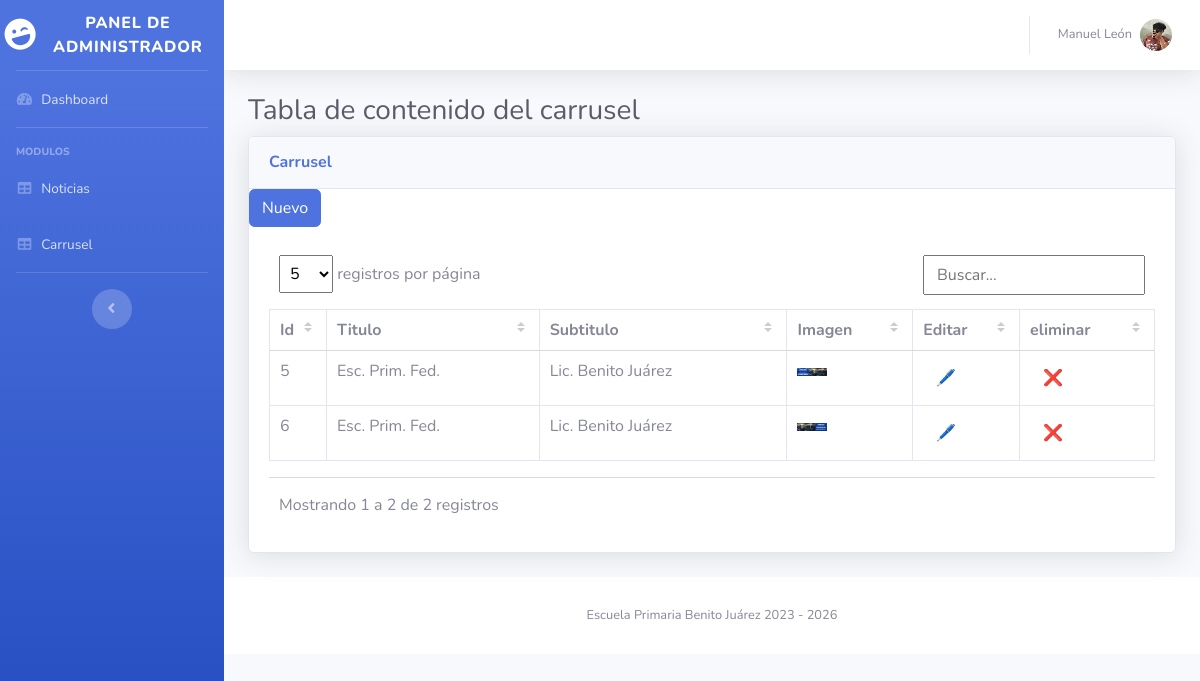
The page /panel/carrusel (signed in) on the database its author committed.
### tables this page shows
CREATE TABLE `carrusel` (
  `id` int NOT NULL,
  `titulo` varchar(50) NOT NULL,
  `subtitulo` varchar(50) NOT NULL,
  `imagen` varchar(50) NOT NULL
);

### panel/controladores/plantilla.controlador.php (called while the page is built)
<?php
class ControladorPlantilla{
    public function ctrPlantilla(){
        include "vistas/plantilla.php";
    }
}

### panel/index.php (called while the page is built, shortened)
<?php
    require_once "controladores/plantilla.controlador.php";
    require_once 'controladores/carrusel.controlador.php';
    require_once 'controladores/usuarios.controlador.php';
    require_once 'modelos/carrusel.modelo.php';
    $plantilla = new ControladorPlantilla();
    $plantilla->ctrPlantilla();

### panel/controladores/carrusel.controlador.php (called while the page is built, shortened)
<?php
class ControladorCarrusel
{
    static public function ctrMostrarCarrusel($item)
    {
        $tabla = 'carrusel';
        $respuesta = ModeloCarrusel::mdlMostrarCarrusel($tabla, $item);
        return $respuesta;
    }
}

### panel/modelos/conexion.php (called while the page is built)
<?php
class Conexion
{
    public static function start()
    {
        try {
            return new PDO('mysql:host=localhost;dbname=primaria', 'root', 'root');
        } catch (PDOException $error) {
            die($error->getMessage());
        }
    }
}

### panel/modelos/carrusel.modelo.php (called while the page is built, shortened)
<?php
require_once 'conexion.php';
class ModeloCarrusel
{
    static public function mdlMostrarCarrusel($tabla, $item)
    {
        if ($item != null) {
            $query = Conexion::start()->prepare("SELECT * FROM $tabla
            WHERE id = '$item'");
            $query->execute();
            return $query->fetch();
        } else {
            $query = Conexion::start()->prepare("SELECT * FROM $tabla");
            $query->execute();
            return $query->fetchAll(PDO::FETCH_OBJ);
        }
    }
}

### panel/vistas/modulos/carrusel.php (the view, shortened to what this page needs)
<div class="container-fluid">
    <h1 class="h3 mb-2 text-gray-800">Tabla de contenido del carrusel</h1>
    <div class="card shadow mb-4">
        <div class="card-header py-3">
            <h6 class="m-0 font-weight-bold text-primary">Carrusel</h6>
        </div>
        <div>
            <button class="btn btn-primary" data-toggle="modal" data-target="#modalAgregarCarrusel">
                Nuevo
            </button>
        </div>
        <div class="card-body">
            <div class="table-responsive">
                <table class="table table-bordered" id="dataTable" width="100%" cellspacing="0">
                    <thead>
                        <tr>
                            <th>Id</th>
                            <th>Titulo</th>
                            <th>Subtitulo</th>
                            <th>Imagen</th>
                            <th>Editar</th>
                            <th>eliminar</th>
                        </tr>
                    </thead>
                    <tbody>
                        <?php
                            $item = null;
                            $datos = ControladorCarrusel::ctrMostrarCarrusel($item);
                            foreach ($datos as $dato):
                            ?>
                            <tr>
                                <td><?= $dato->id ?></th>
                                <td><?= $dato->titulo ?></th>
                                <td><?= $dato->subtitulo ?></th>
                                <td><img src="<?= $dato->imagen ?>" width="30px" alt=""></th>
                                <th><button class="btn btnEditarCarrusel" idCarrusel="<?= $dato->id ?>" data-toggle="modal" data-target="#modalEditarCarrusel">🖊</button></th>
                                <th>
                                    <button class="btn btnEliminarCarrusel" idCarrusel="<?= htmlspecialchars($dato->id) ?>" imagenCarrusel="<?= htmlspecialchars($dato->imagen) ?>">
                                        ❌
                                    </button>
                                </th>
                            </tr>
                        <?php endforeach ?>
                    </tbody>
                </table>
            </div>
        </div>
    </div>
</div>

### panel/vistas/css/dataTable.css (style rules this page uses)
.dataTable-table { max-width:100%;width:100%;border-spacing:0 }
.dataTable-table>tbody>tr>td,.dataTable-table>tbody>tr>th,.dataTable-table>tfoot>tr>td,.dataTable-table>tfoot>tr>th,.dataTable-table>thead>tr>td,.dataTable-table>thead>tr>th { vertical-align:top;padding:8px 10px }
.dataTable-table th,.dataTable-table>tfoot>tr>th,.dataTable-table>thead>tr>th { vertical-align:bottom;text-align:left }
.dataTable-table>thead>tr>th { border-bottom:1px solid #d9d9d9 }

### rows shown on the page
carrusel: id "5", titulo "Esc. Prim. Fed.", subtitulo "Lic. Benito Juárez", imagen (picture)
carrusel: id "6", titulo "Esc. Prim. Fed.", subtitulo "Lic. Benito Juárez", imagen (picture)

### other values the page prints
$_SESSION['nombre'] "Manuel León"
